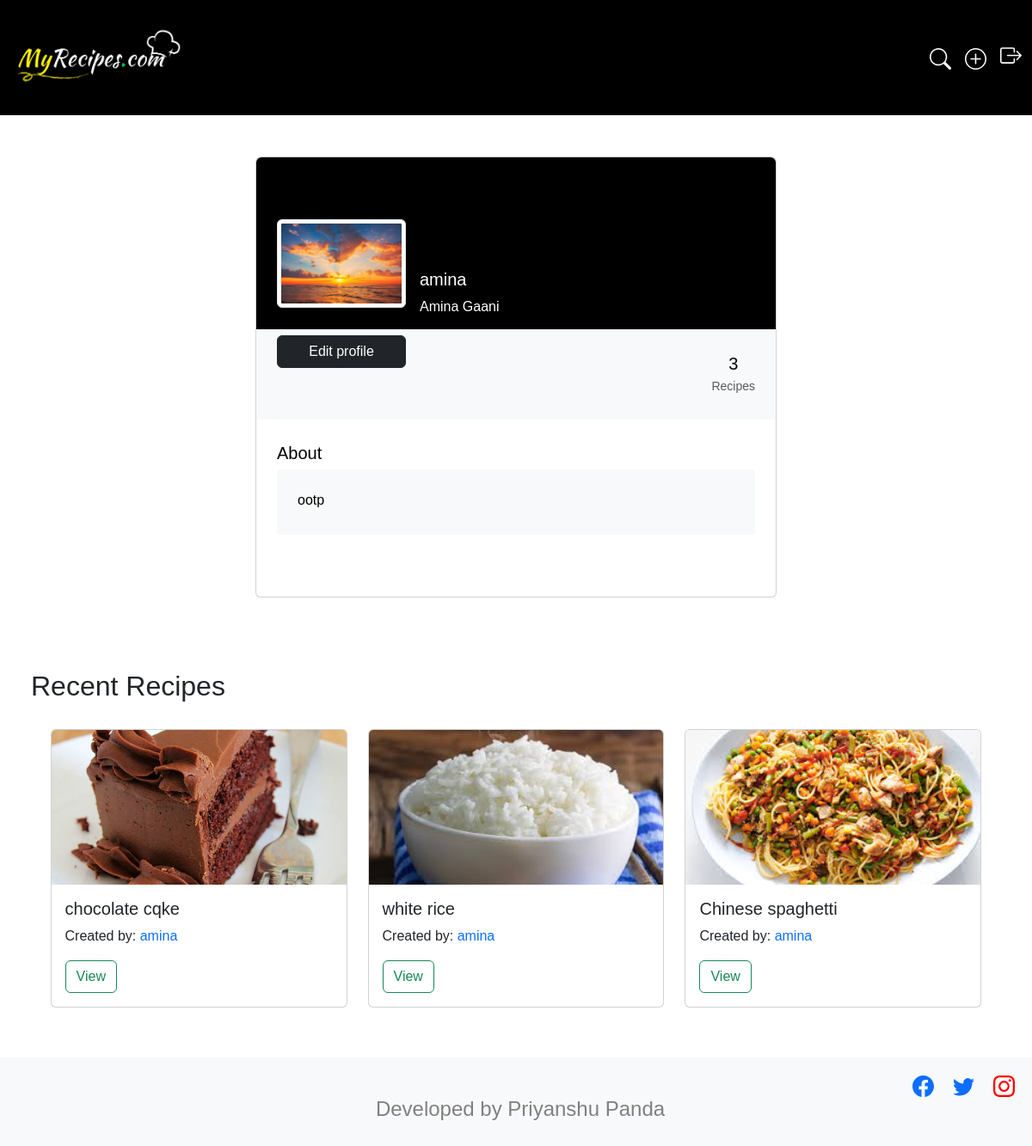
The app's page /profile/3/ (signed in) with its own data.
### myrecpies/models.py (models this page shows, shortened)
class UserProfile(models.Model):
    user = models.OneToOneField(User, on_delete=models.CASCADE)
    profile_pic = models.ImageField(upload_to='profile_pics', blank=True)
    bio = models.TextField(blank=True)
    dob = models.DateField(null=True, blank=True)
    needs_update = models.BooleanField(default=True)

class Recipe(models.Model):
    user = models.ForeignKey(User,on_delete=models.CASCADE)
    recipe_name = models.CharField(max_length=100)
    recipe_ingridents = models.CharField(max_length=100)
    recipe_description = models.TextField()
    instructions = models.TextField(default=None)
    cooking_time = models.TextField(default=None)
    created_at = models.DateTimeField(auto_now_add=True)
    recipe_image = models.ImageField(upload_to="recepie")

### myrecpies/views.py (the view)
# urls.py: path('profile/<id>/',profile,name = 'profile'),
@login_required
def profile(request,id):
    try:
        queryset = User.objects.get(id=id)
        user_recipes = Recipe.objects.filter(user=queryset)
        recipe_count = user_recipes.count()
        recipe = Recipe.objects.filter(user=queryset)
        userdetails = UserProfile.objects.get(user=queryset)
        context = {'user': queryset,'recipes': recipe,'userdetails':userdetails,'recipe_count':recipe_count}
        return render(request,"profile.html",context)
    except UserProfile.DoesNotExist:
        return redirect("/create_profile/")

### myrecpies/templates/profile.html (shortened to what this page needs)
<!DOCTYPE html>
<html lang="en">
<head>
     <link href="https://cdn.jsdelivr.net/npm/bootstrap@5.0.2/dist/css/bootstrap.min.css" rel="stylesheet"
>
     <link rel="stylesheet" href="https://cdnjs.cloudflare.com/ajax/libs/twitter-bootstrap/5.5.0/css/bootstrap.min.css">
</head>
<body style = "font-family:Arial, Helvetica, sans-serif;">
<nav class="navbar navbar-expand-lg  navbar-dark bg-black py-4" style="background-color: #000000;">
  <div class="container-fluid justify-content-between">
      <div class="d-flex">
        <a class="navbar-brand me-2 mb-1 d-flex align-items-center" href="/ ">
          <img
            src="/media/image/Logo.png"
            height="70"
            width="200"
            alt="MDB Logo"
            loading= "eager"
            style="margin-top: 2px;"
          />
        </a>
      </div>
  <ul class="navbar-nav d-flex flex-row">
    <li class="nav-item me-3 me-lg-0">
      <a class="navbar-brand" href="/search">
      <svg xmlns="http://www.w3.org/2000/svg" width="25" height="25" fill="white" class="bi bi-search" viewBox="0 0 16 16">
        <path d="M11.742 10.344a6.5 6.5 0 1 0-1.397 1.398h-.001c.03.04.062.078.098.115l3.85 3.85a1 1 0 0 0 1.415-1.414l-3.85-3.85a1.007 1.007 0 0 0-.115-.1zM12 6.5a5.5 5.5 0 1 1-11 0 5.5 5.5 0 0 1 11 0z"/>
      </svg>
    </a>
    </li>
      {% if user.is_authenticated %}
      <li class="nav-item me-3 me-lg-0">
      <a class=" navbar-brand" href="/addrecipe">
      </a>
    </li>
      {% endif %}
      {% if user.is_authenticated %}
      <li class="nav-item me-3 me-lg-0">
      <a class="nav-brand" href ="/log_out">
        </a>
      </li>
      {% endif %}
    </ul>
  </div>
</nav>
<div style="padding-left: 5%;padding-right: 5%;">
  <section class="h-100 gradient-custom-2">
    <div class="container py-5 h-100">
      <div class="row d-flex justify-content-center align-items-center h-100">
        <div class="col col-lg-9 col-xl-7">
          <div class="card">
            <div class="rounded-top text-white d-flex flex-row" style="background-color: #000; height:200px;">
              <div class="ms-4 mt-5 d-flex flex-column" style="width: 150px;">
                {%if userdetails.profile_pic%}
                <img src="/media/{{userdetails.profile_pic}}/" alt="Generic placeholder image" class="img-fluid img-thumbnail mt-4 mb-2"
                style="width: 150px; z-index: 1">
                {%else%}
                <img src="/media/image/Profileimg.png" calt="Generic placeholder image" class="img-fluid img-thumbnail mt-4 mb-2"
                style="width: 150px; z-index: 1">
                {%endif%}
                <br>
                <a href="/update_profile/{{userdetails.id}}" class="btn btn-dark " type="button"  data-mdb-ripple-color="dark"
                style="z-index: 1;">Edit profile</a>
              </div>
              <div class="ms-3" style="margin-top: 130px;">
                <h5>{{userdetails.user.username}}</h5>
                <p>{{userdetails.user.first_name}} {{userdetails.user.last_name}}</p>
              </div>
            </div>
            <div class="p-4 text-black" style="background-color: #f8f9fa;">
              <div class="d-flex justify-content-end text-center py-1">
                <div>
                  <p class="mb-1 h5">{{recipe_count}}</p>
                  <p class="small text-muted mb-0">Recipes</p>
                </div>
              </div>
            </div>
            <div class="card-body p-4 text-black">
              <div class="mb-5">
                <p class="lead fw-normal mb-1">About</p>
                <div class="p-4" style="background-color: #f8f9fa;">
                  <p class="font-italic mb-1">{{userdetails.bio}}</p>
                </div>
              </div>
            </div>
          </div>
        </div>
      </div>
    </div>
  </section>
</div>
  <div style="padding: 3%;">
    <h2 style="position: relative;padding: auto;">Recent Recipes</h2>
    {% include 'card.html' %}
  </div>
<footer class="text-center text-lg-start bg-light text-muted" style="background-color: #b3b3b3; padding: 20px; text-align: justify;width: 100%;">
  <div style="  margin-left: 10px; color: #333; text-decoration: none; text-align: right;">
    <a href="https://www.facebook.com/"></a>&nbsp;&nbsp;&nbsp;&nbsp;
    <a href="https://www.twitter.com/"></a>&nbsp;&nbsp;&nbsp;&nbsp;
    <a href="https://www.instagram.com/" ></a>
      <h4 style="text-align: center;color: grey;">Developed by Priyanshu Panda</h4>
  </div>
</footer>
</body>

### myrecpies/templates/card.html
<div style=" position: relative;padding:2%">
    <div class="row row-cols-1 row-cols-md-3 g-4">
    {% for recipe in recipes %}
      {% if recipe.user == request.user %}
        <div class="row-4">
            <div class="card h-100">
              <div class="view overlay">
                <img class="card-img-top" src="/media/{{recipe.recipe_image}}" alt="Card image cap" style="width: 100%;height: 15vw;object-fit: cover;">
                <a href="#!">
                  <div class="mask rgba-white-slight"></div>
                </a>
              </div>
              <div class="card-body">
                <h5 class="card-title">{{recipe.recipe_name}}</h5>
                <p class="card-text">Created by: <a href="/profile/{{request.user.id}}" style="text-decoration: none;">{{recipe.user.username}}</a></p>
                <a href="/recipe_detail/{{recipe.id}}/" class="btn btn-outline-success" id="bt1">View</a>
                <a href="/delete_recipe/{{recipe.id}}/" class="btn btn-outline-danger" id="bt2">Delete</a>
                <a href="/update_recipe/{{recipe.id}}" class="btn btn-outline-warning" id="bt3">Edit</a>
              </div>
          </div>
        </div>
      {% else %}
        <div class="row-4">
          <div class="card h-100">
            <img class="card-img-top" src="/media/{{recipe.recipe_image}}" alt="Card image cap" style="width: 100%;height: 15vw;object-fit: cover;">
            <div class="card-body">
              <h5 class="card-title">{{recipe.recipe_name}}</h5>
              <p class="card-text">Created by: <a href="/profile/{{recipe.user.id}}" style="text-decoration: none;">{{recipe.user.username}}</a></p>
              <a href="/recipe_detail/{{recipe.id}}/" class="btn btn-outline-success" id="bt">View</a>
            </div>
          </div>
        </div>
      {% endif %}
    {% endfor %}
    </div>
  </div>

### records on screen
UserProfile: profile_pic (picture), user.username "amina", user.first_name "Amina", user.last_name "Gaani", bio "ootp"
Recipe: recipe_image (picture), recipe_name "chocolate cqke", user.username "amina"
Recipe: recipe_image (picture), recipe_name "white rice", user.username "amina"
Recipe: recipe_image (picture), recipe_name "Chinese spaghetti", user.username "amina"

### other values on screen
{{ recipe_count }} "3"
